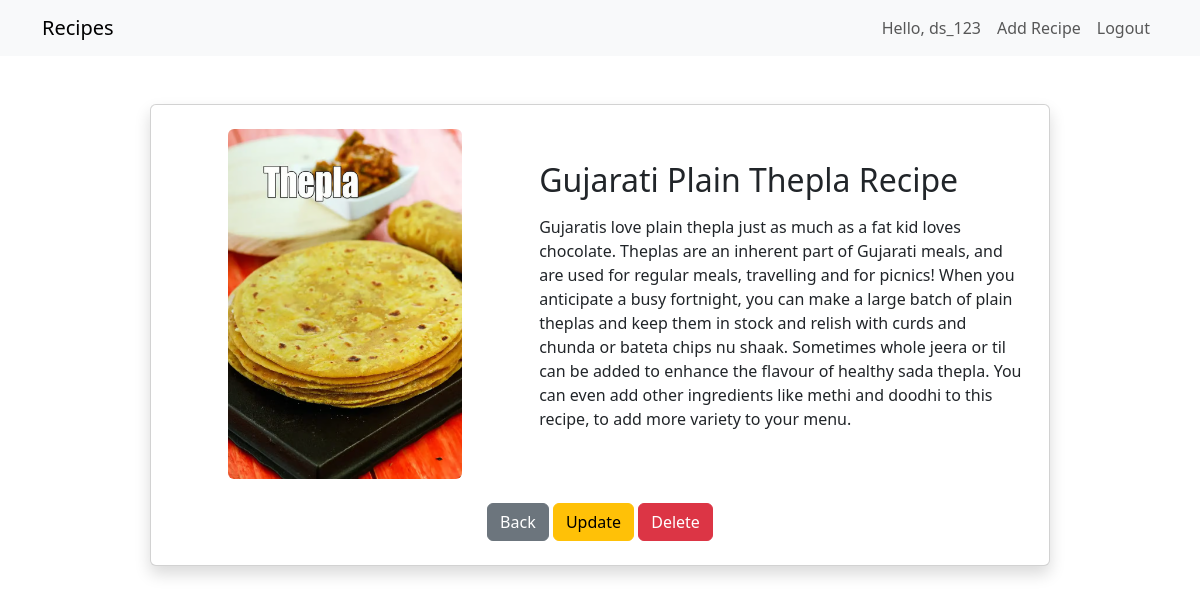
Screenshot of /recipe/3/ (signed in) with the database file from the repository.
### vegies/models.py (models this page shows, shortened)
class Recipe(models.Model):
    user = models.ForeignKey(User, on_delete=models.SET_NULL, null=True, blank=True)
    recipe_name = models.CharField(max_length=100)
    recipe_description = models.TextField()
    recipe_image = models.ImageField(upload_to='recipe')
    recipe_view_count = models.IntegerField(default=1)

### vegies/views.py (the view)
# urls.py: path('recipe/<int:id>/', recipe_detail, name='recipe_detail'),
def recipe_detail(request, id):
    recipe = get_object_or_404(Recipe,id=id)
    return render(request,'recipe_detail.html',{'recipe':recipe})

### vegies/templates/recipe_detail.html (shortened to what this page needs)
{% extends 'main.html' %}
{% block Content %}
<div class="container mt-5 d-flex justify-content-center">
    <div class="card shadow p-4" style="max-width: 900px; width: 100%;">
        <div class="row align-items-center">
            <div class="col-md-5 text-center">
                <img src="{{ recipe.recipe_image.url }}"
                     class="img-fluid rounded"
                     style="max-height: 350px;">
            </div>
            <div class="col-md-7">
                <h2 class="mb-3">{{ recipe.recipe_name }}</h2>
                <p>{{ recipe.recipe_description }}</p>
            </div>
        </div>
        <div class="mt-4 text-center">
            <a href="{% url 'recipe_list' %}" class="btn btn-secondary">
                Back
            </a>
            {% if user.is_authenticated %}
                <a href="{% url 'recipe_update' recipe.id %}" class="btn btn-warning">Update</a>
                <a href="{% url 'recipe_delete' recipe.id %}" class="btn btn-danger">Delete</a>
            {% endif %}
        </div>
    </div>
</div>
{% endblock %}

### vegies/templates/main.html (shortened to what this page needs)
<!DOCTYPE html>
<html lang="en">
<head>
    <link href="https://cdn.jsdelivr.net/npm/bootstrap@5.3.8/dist/css/bootstrap.min.css" rel="stylesheet">
</head>
<nav class="navbar navbar-expand-lg navbar-light bg-light mb-4">
    <div class="container">
        <a class="navbar-brand" href="{% url 'recipe_list' %}">Recipes</a>
        <div class="collapse navbar-collapse" id="navbarNav">
            <ul class="navbar-nav ms-auto">
                {% if user.is_authenticated %}
                    <li class="nav-item">
                        <span class="nav-link">Hello, {{ user.username }}</span>
                    </li>
                    <li class="nav-item">
                        <a class="nav-link" href="{% url 'add_recipe' %}">Add Recipe</a>
                    </li>
                    <li class="nav-item">
                        <a class="nav-link" href="{% url 'logout' %}">Logout</a>
                    </li>
                {% endif %}
            </ul>
        </div>
    </div>
</nav>
<body>
    {% block Content %}
    {% endblock %}
</body>
</html>

### rows the page displays
Recipe: recipe_image (picture), recipe_name "Gujarati Plain Thepla Recipe", recipe_description "Gujaratis love plain thepla just as much as a fat kid loves chocolate. Theplas are an inherent part of Gujarati meals, and are used for regular meals, travelling and for picnics! When you anticipate a busy fortnight, you can make a large batch of plain theplas and keep them in stock and relish with curds and chunda or bateta chips nu shaak. Sometimes whole jeera or til can be added to enhance the flavour of healthy sada thepla. You can even add other ingredients like methi and doodhi to this recipe, to add more variety to your menu."

### other values shown
{{ user.username }} "ds_123"
